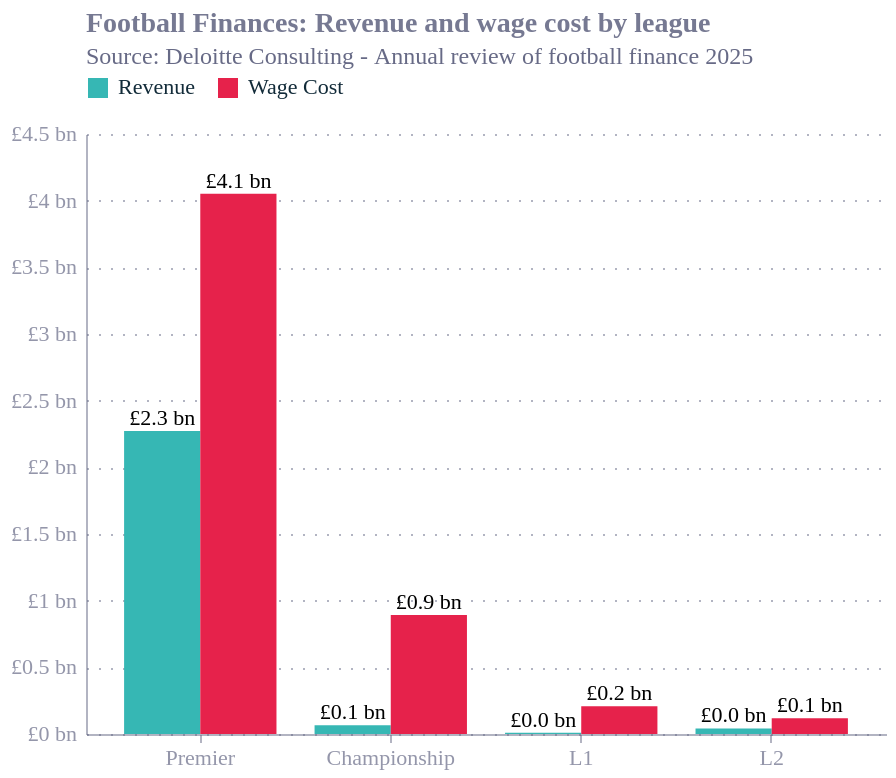

This figure's Vega-Lite source:
### Vega-Lite specification from a JSON file in a GitHub repository (floating-point values rounded to 4 significant figures)
{"config": {"font": "Circular Std", "text": {"color": "#676A86", "align": "left", "baseline": "middle", "dx": 7, "dy": 0, "fontSize": 11}, "view": {"stroke": null, "continuousWidth": 400, "continuousHeight": 300, "discreteWidth": 400, "discreteHeight": 300}, "range": {"category": ["#36B7B4", "#E6224B", "#F4C245", "#0063AF", "#00A767", "#179FDB", "#EB5C2E"], "diverging": ["#E6224B", "#E54753", "#C9C9C9", "#179FDB", "#122B39"], "heatmap": ["#C9C9C9", "#179FDB", "#0063AF", "#122B39"], "ordinal": ["#00A767", "#36B7B4", "#179FDB", "#0063AF", "#243B5A"]}, "bar": {"color": "#179fdb"}, "line": {"color": "#e6224b"}, "rule": {"color": "#676A86"}, "area": {"opacity": 0.3}, "point": {"filled": true, "size": 80, "color": "#e6224b", "opacity": 0.95}, "geoshape": {"stroke": "white", "strokeWidth": 0.3}, "rect": {"fill": "#d6d4d4", "opacity": 0.3}, "axis": {"labelColor": "#676A86", "labelFontSize": 11, "labelFont": "Circular Std", "labelOpacity": 0.7, "tickColor": "#676A86", "tickOpacity": 0.5, "domainColor": "#676A86", "domainOpacity": 0.5, "gridColor": "#676A86", "gridDash": [2, 2], "gridOpacity": 0.5, "title": null, "titleColor": "#676A86", "titleOpacity": 0.8, "tickSize": 4}, "axisXDiscrete": {"grid": false, "labelAngle": 0, "tickCount": 10, "tickOpacity": 0.5, "title": null}, "axisYDiscrete": {"ticks": false, "labelPadding": 5}, "axisXTemporal": {"grid": false, "ticks": true}, "axisXQuantitative": {"grid": true}, "axisYQuantitative": {"gridColor": "#676A86", "gridDash": [1, 5], "gridOpacity": 0.5, "ticks": false, "labelPadding": 5, "tickCount": 8, "titleAngle": 0, "titleAlign": "left", "titleBaseline": "bottom", "titleX": 0, "titleY": -5}, "title": {"color": "#676A86E6", "subtitleColor": "#676A86", "font": "Circular Std", "subtitleFont": "Circular Std", "anchor": "start", "fontSize": 14, "subtitleFontSize": 12, "subtitlePadding": 4, "offset": 0, "frame": "group"}, "legend": {"titleColor": "#122b39", "title": null, "labelColor": "#122b39", "labelFontSize": 11}}, "layer": [{"mark": {"type": "bar"}, "encoding": {"color": {"field": "rev/cost", "legend": {"orient": "top"}, "type": "nominal"}, "x": {"field": "league", "sort": ["Premier", "Championship", "L1", "L2"], "type": "nominal"}, "xOffset": {"field": "rev/cost", "scale": {"paddingOuter": 0}, "type": "nominal"}, "y": {"axis": {"labelExpr": "\"£\" + datum.value / 1000 + \" bn\"", "titleX": -70}, "field": "amt", "title": null, "type": "quantitative"}}, "title": {"text": "Football Finances: Revenue and wage cost by league", "subtitle": "Source: Deloitte Consulting - Annual review of football finance 2025"}}, {"mark": {"type": "text", "align": "center", "baseline": "top", "dx": 0, "dy": -12, "text": {"expr": "'£' + format(datum.amt/1000, '.1f') + ' bn'"}}, "encoding": {"color": {"value": "black"}, "x": {"field": "league", "sort": ["Premier", "Championship", "L1", "L2"], "type": "nominal"}, "xOffset": {"field": "rev/cost", "scale": {"paddingOuter": 0}, "type": "nominal"}, "y": {"axis": {"labelExpr": "\"£\" + datum.value / 1000 + \" bn\"", "titleX": -70}, "field": "amt", "title": null, "type": "quantitative"}}, "title": {"text": "Football Finances: Revenue and wage cost by league", "subtitle": "Source: Deloitte Consulting - Annual review of football finance 2025"}}], "data": {"name": "data-03bb52eff0fcac908f1eaa44167669c8"}, "$schema": "https://vega.github.io/schema/vega-lite/v5.20.1.json", "datasets": {"data-03bb52eff0fcac908f1eaa44167669c8": [{"league": "Premier", "rev/cost": "Revenue", "amt": 2272}, {"league": "Premier", "rev/cost": "Wage Cost", "amt": 4051}, {"league": "Championship", "rev/cost": "Revenue", "amt": 66}, {"league": "Championship", "rev/cost": "Wage Cost", "amt": 892}, {"league": "L1", "rev/cost": "Revenue", "amt": 10}, {"league": "L1", "rev/cost": "Wage Cost", "amt": 208}, {"league": "L2", "rev/cost": "Revenue", "amt": 42}, {"league": "L2", "rev/cost": "Wage Cost", "amt": 118}]}}
